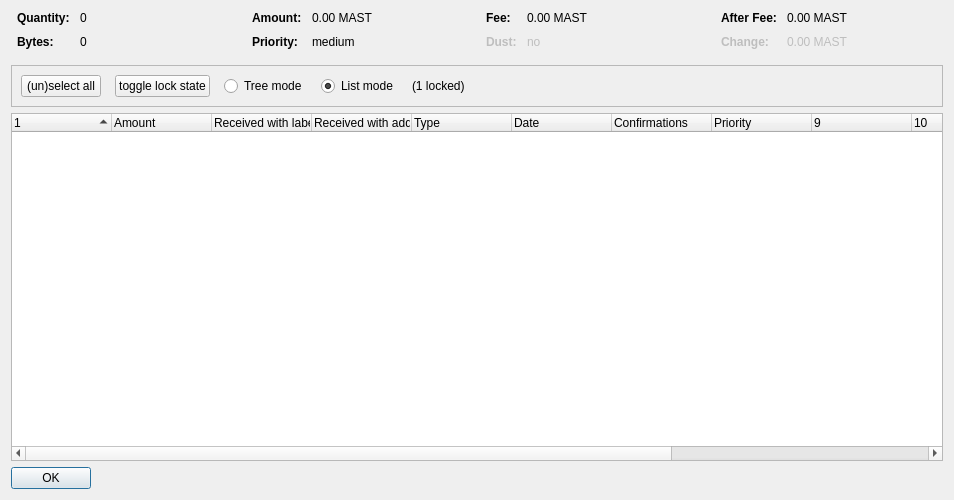
<?xml version="1.0" encoding="UTF-8"?>
<ui version="4.0">
 <class>CoinControlDialog</class>
 <widget class="QDialog" name="CoinControlDialog">
  <property name="geometry">
   <rect>
    <x>0</x>
    <y>0</y>
    <width>954</width>
    <height>500</height>
   </rect>
  </property>
  <property name="windowTitle">
   <string>Coin Selection</string>
  </property>
  <layout class="QVBoxLayout" name="verticalLayout">
   <item>
    <layout class="QHBoxLayout" name="horizontalLayoutTop" stretch="0,0,0,0">
     <property name="topMargin">
      <number>0</number>
     </property>
     <property name="bottomMargin">
      <number>10</number>
     </property>
     <item>
      <layout class="QFormLayout" name="formLayoutCoinControl1">
       <property name="horizontalSpacing">
        <number>10</number>
       </property>
       <property name="verticalSpacing">
        <number>10</number>
       </property>
       <property name="leftMargin">
        <number>6</number>
       </property>
       <property name="rightMargin">
        <number>6</number>
       </property>
       <item row="0" column="0">
        <widget class="QLabel" name="labelCoinControlQuantityText">
         <property name="font">
          <font>
           <weight>75</weight>
           <bold>true</bold>
          </font>
         </property>
         <property name="text">
          <string>Quantity:</string>
         </property>
        </widget>
       </item>
       <item row="0" column="1">
        <widget class="QLabel" name="labelCoinControlQuantity">
         <property name="cursor">
          <cursorShape>IBeamCursor</cursorShape>
         </property>
         <property name="contextMenuPolicy">
          <enum>Qt::ActionsContextMenu</enum>
         </property>
         <property name="text">
          <string notr="true">0</string>
         </property>
         <property name="textInteractionFlags">
          <set>Qt::LinksAccessibleByMouse|Qt::TextSelectableByKeyboard|Qt::TextSelectableByMouse</set>
         </property>
        </widget>
       </item>
       <item row="1" column="0">
        <widget class="QLabel" name="labelCoinControlBytesText">
         <property name="font">
          <font>
           <weight>75</weight>
           <bold>true</bold>
          </font>
         </property>
         <property name="text">
          <string>Bytes:</string>
         </property>
        </widget>
       </item>
       <item row="1" column="1">
        <widget class="QLabel" name="labelCoinControlBytes">
         <property name="cursor">
          <cursorShape>IBeamCursor</cursorShape>
         </property>
         <property name="contextMenuPolicy">
          <enum>Qt::ActionsContextMenu</enum>
         </property>
         <property name="text">
          <string notr="true">0</string>
         </property>
         <property name="textInteractionFlags">
          <set>Qt::LinksAccessibleByMouse|Qt::TextSelectableByKeyboard|Qt::TextSelectableByMouse</set>
         </property>
        </widget>
       </item>
      </layout>
     </item>
     <item>
      <layout class="QFormLayout" name="formLayoutCoinControl2">
       <property name="horizontalSpacing">
        <number>10</number>
       </property>
       <property name="verticalSpacing">
        <number>10</number>
       </property>
       <property name="leftMargin">
        <number>6</number>
       </property>
       <property name="rightMargin">
        <number>6</number>
       </property>
       <item row="0" column="0">
        <widget class="QLabel" name="labelCoinControlAmountText">
         <property name="font">
          <font>
           <weight>75</weight>
           <bold>true</bold>
          </font>
         </property>
         <property name="text">
          <string>Amount:</string>
         </property>
        </widget>
       </item>
       <item row="0" column="1">
        <widget class="QLabel" name="labelCoinControlAmount">
         <property name="cursor">
          <cursorShape>IBeamCursor</cursorShape>
         </property>
         <property name="contextMenuPolicy">
          <enum>Qt::ActionsContextMenu</enum>
         </property>
         <property name="text">
          <string notr="true">0.00 MAST</string>
         </property>
         <property name="textInteractionFlags">
          <set>Qt::LinksAccessibleByMouse|Qt::TextSelectableByKeyboard|Qt::TextSelectableByMouse</set>
         </property>
        </widget>
       </item>
       <item row="1" column="0">
        <widget class="QLabel" name="labelCoinControlPriorityText">
         <property name="font">
          <font>
           <weight>75</weight>
           <bold>true</bold>
          </font>
         </property>
         <property name="text">
          <string>Priority:</string>
         </property>
        </widget>
       </item>
       <item row="1" column="1">
        <widget class="QLabel" name="labelCoinControlPriority">
         <property name="cursor">
          <cursorShape>IBeamCursor</cursorShape>
         </property>
         <property name="contextMenuPolicy">
          <enum>Qt::ActionsContextMenu</enum>
         </property>
         <property name="text">
          <string>medium</string>
         </property>
         <property name="textInteractionFlags">
          <set>Qt::LinksAccessibleByMouse|Qt::TextSelectableByKeyboard|Qt::TextSelectableByMouse</set>
         </property>
        </widget>
       </item>
      </layout>
     </item>
     <item>
      <layout class="QFormLayout" name="formLayoutCoinControl3">
       <property name="horizontalSpacing">
        <number>10</number>
       </property>
       <property name="verticalSpacing">
        <number>10</number>
       </property>
       <property name="leftMargin">
        <number>6</number>
       </property>
       <property name="rightMargin">
        <number>6</number>
       </property>
       <item row="0" column="0">
        <widget class="QLabel" name="labelCoinControlFeeText">
         <property name="font">
          <font>
           <weight>75</weight>
           <bold>true</bold>
          </font>
         </property>
         <property name="text">
          <string>Fee:</string>
         </property>
        </widget>
       </item>
       <item row="0" column="1">
        <widget class="QLabel" name="labelCoinControlFee">
         <property name="cursor">
          <cursorShape>IBeamCursor</cursorShape>
         </property>
         <property name="contextMenuPolicy">
          <enum>Qt::ActionsContextMenu</enum>
         </property>
         <property name="text">
          <string notr="true">0.00 MAST</string>
         </property>
         <property name="textInteractionFlags">
          <set>Qt::LinksAccessibleByMouse|Qt::TextSelectableByKeyboard|Qt::TextSelectableByMouse</set>
         </property>
        </widget>
       </item>
       <item row="1" column="0">
        <widget class="QLabel" name="labelCoinControlLowOutputText">
         <property name="enabled">
          <bool>false</bool>
         </property>
         <property name="font">
          <font>
           <weight>75</weight>
           <bold>true</bold>
          </font>
         </property>
         <property name="text">
          <string>Dust:</string>
         </property>
        </widget>
       </item>
       <item row="1" column="1">
        <widget class="QLabel" name="labelCoinControlLowOutput">
         <property name="enabled">
          <bool>false</bool>
         </property>
         <property name="cursor">
          <cursorShape>IBeamCursor</cursorShape>
         </property>
         <property name="contextMenuPolicy">
          <enum>Qt::ActionsContextMenu</enum>
         </property>
         <property name="text">
          <string>no</string>
         </property>
         <property name="textInteractionFlags">
          <set>Qt::LinksAccessibleByMouse|Qt::TextSelectableByKeyboard|Qt::TextSelectableByMouse</set>
         </property>
        </widget>
       </item>
      </layout>
     </item>
     <item>
      <layout class="QFormLayout" name="formLayoutCoinControl4">
       <property name="horizontalSpacing">
        <number>10</number>
       </property>
       <property name="verticalSpacing">
        <number>10</number>
       </property>
       <property name="leftMargin">
        <number>6</number>
       </property>
       <property name="rightMargin">
        <number>6</number>
       </property>
       <item row="0" column="0">
        <widget class="QLabel" name="labelCoinControlAfterFeeText">
         <property name="font">
          <font>
           <weight>75</weight>
           <bold>true</bold>
          </font>
         </property>
         <property name="text">
          <string>After Fee:</string>
         </property>
        </widget>
       </item>
       <item row="0" column="1">
        <widget class="QLabel" name="labelCoinControlAfterFee">
         <property name="cursor">
          <cursorShape>IBeamCursor</cursorShape>
         </property>
         <property name="contextMenuPolicy">
          <enum>Qt::ActionsContextMenu</enum>
         </property>
         <property name="text">
          <string notr="true">0.00 MAST</string>
         </property>
         <property name="textInteractionFlags">
          <set>Qt::LinksAccessibleByMouse|Qt::TextSelectableByKeyboard|Qt::TextSelectableByMouse</set>
         </property>
        </widget>
       </item>
       <item row="1" column="0">
        <widget class="QLabel" name="labelCoinControlChangeText">
         <property name="enabled">
          <bool>false</bool>
         </property>
         <property name="font">
          <font>
           <weight>75</weight>
           <bold>true</bold>
          </font>
         </property>
         <property name="text">
          <string>Change:</string>
         </property>
        </widget>
       </item>
       <item row="1" column="1">
        <widget class="QLabel" name="labelCoinControlChange">
         <property name="enabled">
          <bool>false</bool>
         </property>
         <property name="cursor">
          <cursorShape>IBeamCursor</cursorShape>
         </property>
         <property name="contextMenuPolicy">
          <enum>Qt::ActionsContextMenu</enum>
         </property>
         <property name="text">
          <string notr="true">0.00 MAST</string>
         </property>
         <property name="textInteractionFlags">
          <set>Qt::LinksAccessibleByMouse|Qt::TextSelectableByKeyboard|Qt::TextSelectableByMouse</set>
         </property>
        </widget>
       </item>
      </layout>
     </item>
    </layout>
   </item>
   <item>
    <widget class="QFrame" name="frame">
     <property name="minimumSize">
      <size>
       <width>0</width>
       <height>40</height>
      </size>
     </property>
     <property name="frameShape">
      <enum>QFrame::StyledPanel</enum>
     </property>
     <property name="frameShadow">
      <enum>QFrame::Sunken</enum>
     </property>
     <layout class="QHBoxLayout" name="horizontalLayout">
      <item>
       <layout class="QHBoxLayout" name="horizontalLayoutPanel" stretch="0,0,0,0,0,0">
        <property name="spacing">
         <number>14</number>
        </property>
        <item>
         <widget class="QPushButton" name="pushButtonSelectAll">
          <property name="sizePolicy">
           <sizepolicy hsizetype="Maximum" vsizetype="Fixed">
            <horstretch>0</horstretch>
            <verstretch>0</verstretch>
           </sizepolicy>
          </property>
          <property name="text">
           <string>(un)select all</string>
          </property>
          <property name="autoDefault">
           <bool>false</bool>
          </property>
         </widget>
        </item>
        <item>
         <widget class="QPushButton" name="pushButtonToggleLock">
          <property name="sizePolicy">
           <sizepolicy hsizetype="Maximum" vsizetype="Fixed">
            <horstretch>0</horstretch>
            <verstretch>0</verstretch>
           </sizepolicy>
          </property>
          <property name="text">
           <string>toggle lock state</string>
          </property>
          <property name="autoDefault">
           <bool>false</bool>
          </property>
         </widget>
        </item>
        <item>
         <widget class="QRadioButton" name="radioTreeMode">
          <property name="sizePolicy">
           <sizepolicy hsizetype="Maximum" vsizetype="Fixed">
            <horstretch>0</horstretch>
            <verstretch>0</verstretch>
           </sizepolicy>
          </property>
          <property name="text">
           <string>Tree mode</string>
          </property>
         </widget>
        </item>
        <item>
         <widget class="QRadioButton" name="radioListMode">
          <property name="sizePolicy">
           <sizepolicy hsizetype="Maximum" vsizetype="Fixed">
            <horstretch>0</horstretch>
            <verstretch>0</verstretch>
           </sizepolicy>
          </property>
          <property name="text">
           <string>List mode</string>
          </property>
          <property name="checked">
           <bool>true</bool>
          </property>
         </widget>
        </item>
        <item>
         <widget class="QLabel" name="labelLocked">
          <property name="text">
           <string>(1 locked)</string>
          </property>
         </widget>
        </item>
        <item>
         <spacer name="horizontalSpacer">
          <property name="orientation">
           <enum>Qt::Horizontal</enum>
          </property>
          <property name="sizeHint" stdset="0">
           <size>
            <width>40</width>
            <height>20</height>
           </size>
          </property>
         </spacer>
        </item>
       </layout>
      </item>
     </layout>
    </widget>
   </item>
   <item>
    <widget class="CoinControlTreeWidget" name="treeWidget">
     <property name="contextMenuPolicy">
      <enum>Qt::CustomContextMenu</enum>
     </property>
     <property name="sortingEnabled">
      <bool>false</bool>
     </property>
     <property name="columnCount">
      <number>13</number>
     </property>
     <attribute name="headerShowSortIndicator" stdset="0">
      <bool>true</bool>
     </attribute>
     <attribute name="headerStretchLastSection">
      <bool>false</bool>
     </attribute>
     <column>
      <property name="text">
       <string/>
      </property>
     </column>
     <column>
      <property name="text">
       <string>Amount</string>
      </property>
     </column>
     <column>
      <property name="text">
       <string>Received with label</string>
      </property>
     </column>
     <column>
      <property name="text">
       <string>Received with address</string>
      </property>
     </column>
     <column>
      <property name="text">
	<string>Type</string>
      </property>
     </column>
     <column>
      <property name="text">	 
       <string>Date</string>
      </property>
     </column>
     <column>
      <property name="text">
       <string>Confirmations</string>
      </property>
      <property name="toolTip">
       <string>Confirmed</string>
      </property>
     </column>
     <column>
      <property name="text">
       <string>Priority</string>
      </property>
     </column>
     <column>
      <property name="text">
       <string/>
      </property>
     </column>
     <column>
      <property name="text">
       <string/>
      </property>
     </column>
     <column>
      <property name="text">
       <string/>
      </property>
     </column>
     <column>
      <property name="text">
       <string/>
      </property>
     </column>
     <column>
      <property name="text">
       <string/>
      </property>
     </column>
    </widget>
   </item>
   <item>
    <widget class="QDialogButtonBox" name="buttonBox">
     <property name="sizePolicy">
      <sizepolicy hsizetype="Maximum" vsizetype="Fixed">
       <horstretch>0</horstretch>
       <verstretch>0</verstretch>
      </sizepolicy>
     </property>
     <property name="orientation">
      <enum>Qt::Horizontal</enum>
     </property>
     <property name="standardButtons">
      <set>QDialogButtonBox::Ok</set>
     </property>
    </widget>
   </item>
  </layout>
 </widget>
 <customwidgets>
  <customwidget>
   <class>CoinControlTreeWidget</class>
   <extends>QTreeWidget</extends>
   <header>coincontroltreewidget.h</header>
  </customwidget>
 </customwidgets>
 <resources/>
 <connections/>
</ui>
